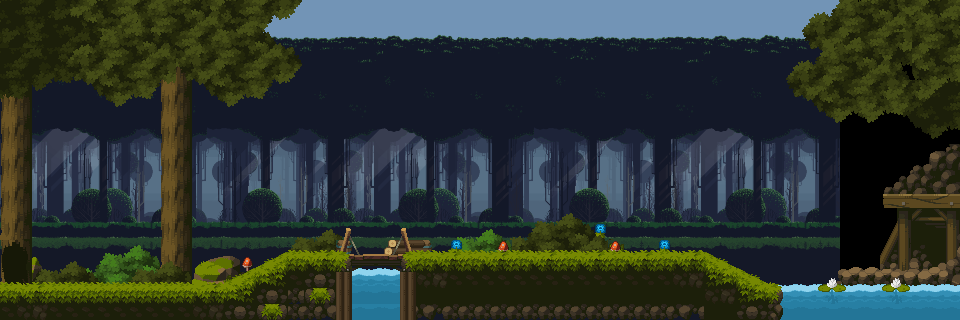

The image is a tile-based game level rendered from a .tmx file. Its description and source (layers, tilesets, objects; grid data summarised) follow:
An orthogonal 60x20 tile map with 16x16 px tiles, 5 tile layers (Exit, Scenery 1, Scenery 2, Scenery 3, ...), 6 tilesets, 1 image layer and 13 objects.

<map version="1.10" tiledversion="1.10.1" orientation="orthogonal" renderorder="right-down" width="60" height="20" tilewidth="16" tileheight="16" infinite="0" nextlayerid="9" nextobjectid="20">
 <tileset firstgid="1" name="Tiles" tilewidth="16" tileheight="16" tilecount="625" columns="25">
  <image source="../../Legacy-Fantasy - High Forest 2.3/Assets/Tiles.png" width="400" height="400" />
 </tileset>
 <tileset firstgid="626" name="Buildings" tilewidth="16" tileheight="16" tilecount="625" columns="25">
  <image source="../../Legacy-Fantasy - High Forest 2.3/Assets/Buildings.png" width="400" height="400" />
 </tileset>
 <tileset firstgid="1251" name="Props-Rocks" tilewidth="16" tileheight="16" tilecount="378" columns="18">
  <image source="../../Legacy-Fantasy - High Forest 2.3/Assets/Props-Rocks.png" width="288" height="336" />
 </tileset>
 <tileset firstgid="1629" name="Hive" tilewidth="16" tileheight="16" tilecount="625" columns="25">
  <image source="../../Legacy-Fantasy - High Forest 2.3/Assets/Hive.png" width="400" height="400" />
 </tileset>
 <tileset firstgid="2254" name="Interior-01" tilewidth="16" tileheight="16" tilecount="625" columns="25">
  <image source="../../Legacy-Fantasy - High Forest 2.3/Assets/Interior-01.png" width="400" height="400" />
 </tileset>
 <tileset firstgid="2879" name="Tree-Assets" tilewidth="16" tileheight="16" tilecount="525" columns="21">
  <image source="../../Legacy-Fantasy - High Forest 2.3/Assets/Tree-Assets.png" width="336" height="400" />
 </tileset>
 <imagelayer id="2" name="Background" offsetx="-120" offsety="0.666667" parallaxx="0.75">
  <image source="../Backgrounds/Forest-bg-1.png" width="960" height="320" />
 </imagelayer>
 <layer id="5" name="Exit" width="60" height="20">
  <data>[1200 cells, 70 non-empty, 68 distinct tile ids]</data>
 </layer>
 <layer id="3" name="Scenery 1" width="60" height="20">
  <data>[1200 cells, 296 non-empty, 135 distinct tile ids]</data>
 </layer>
 <layer id="4" name="Scenery 2" width="60" height="20">
  <data>[1200 cells, 252 non-empty, 130 distinct tile ids]</data>
 </layer>
 <layer id="7" name="Scenery 3" width="60" height="20">
  <data>[1200 cells, 189 non-empty, 67 distinct tile ids]</data>
 </layer>
 <layer id="1" name="Platforms" width="60" height="20">
  <data>[1200 cells, 207 non-empty, 50 distinct tile ids]</data>
 </layer>
 <objectgroup id="8" name="Collision">
  <object id="3" x="0" y="288" width="224" height="16" />
  <object id="4" x="224" y="288">
   <polygon points="0,0 64,-32 128,-32 128,-16 64,-16 0,16" />
  </object>
  <object id="7" x="194.25" y="287.75">
   <polygon points="0,0 0.25,-20 13.25,-27.25 28.75,-31 38.25,-31.5 45,-28 46,-8 30.25,0.25" />
  </object>
  <object id="9" x="352" y="256" width="144" height="16" />
  <object id="11" x="496" y="256" width="192" height="16" />
  <object id="12" x="688" y="256" width="16" height="16" />
  <object id="13" x="704" y="256">
   <polygon points="0,0 64,32 80,32 80,48 64,48 0,16" />
  </object>
  <object id="14" x="848" y="272">
   <polygon points="0,0 112,0 112,16 0,16" />
  </object>
  <object id="15" x="848" y="271.25">
   <polygon points="0,0 -9.75,0 -10,16.25 -0.5,17" />
  </object>
  <object id="16" x="953.25" y="109.25" width="8.25" height="162.25" />
  <object id="17" x="883" y="193.75" width="70" height="13.75" />
  <object id="18" x="0" y="111.75" width="2.25" height="176" />
  <object id="19" x="384.25" y="253.5">
   <polygon points="0,0 1.5,-6.5 3.25,-6.75 4,-13.25 10.75,-13.75 44.5,-13.75 48.25,-1.5 48,1.5 0,2.25" />
  </object>
 </objectgroup>
</map>
